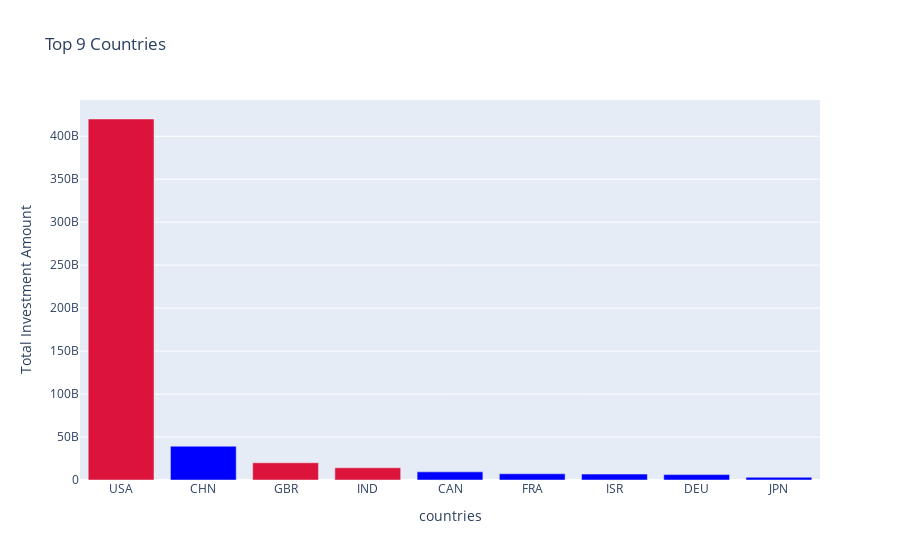

Notebook cell for this chart:
### Code cell
import plotly.graph_objects as go

colors = ['blue',] *9
colors[0] = 'crimson'
colors[2]='crimson'
colors[3]='crimson'


fig = go.Figure(data=[go.Bar(
    x=F.index,
    y=F['raised_amount_usd'],
    marker_color=colors,
)])
fig.update_layout(title_text='Top 9 Countries',
xaxis_title="countries",
yaxis_title="Total Investment Amount")

### Figure 1 — Plotly figure (JSON) as saved in the notebook; plotly's stock layout.template omitted (floating-point values rounded to 4 significant figures)
{"data": [{"marker": {"color": ["crimson", "blue", "crimson", "crimson", "blue", "blue", "blue", "blue", "blue"]}, "type": "bar", "x": ["USA", "CHN", "GBR", "IND", "CAN", "FRA", "ISR", "DEU", "JPN"], "y": [420068029342, 39338918773, 20072813004, 14261508718, 9482217668, 7226851352, 6854350477, 6306921981, 3167647127]}], "layout": {"title": {"text": "Top 9 Countries"}, "xaxis": {"title": {"text": "countries"}}, "yaxis": {"title": {"text": "Total Investment Amount"}}}}
